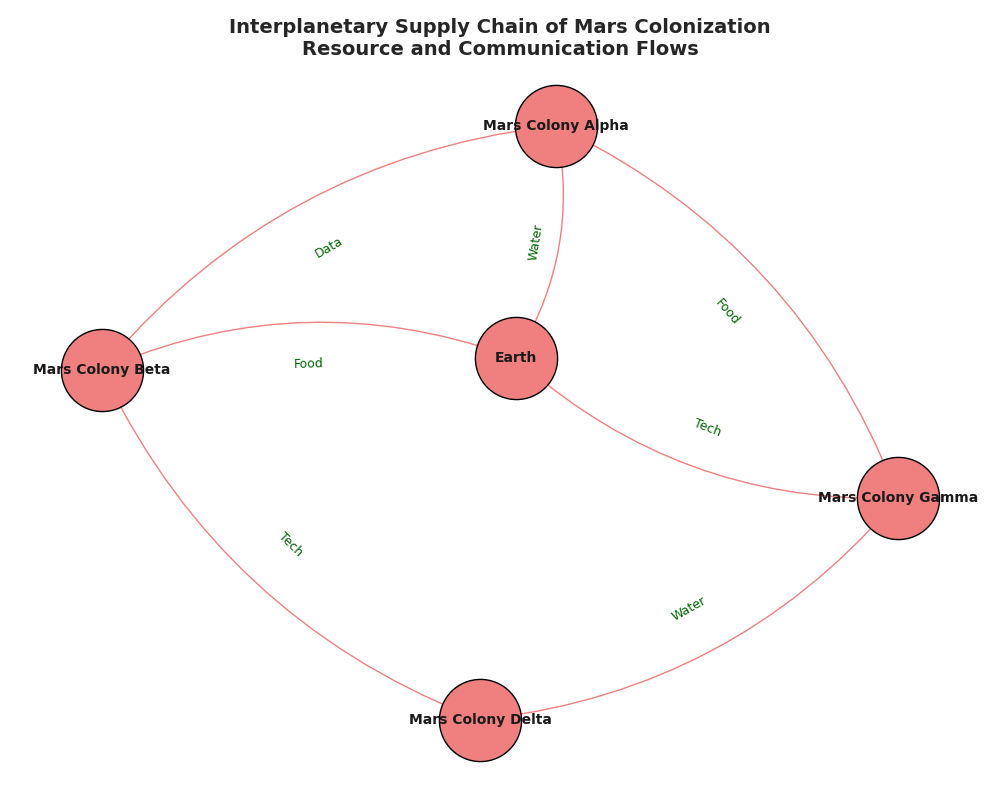

Recreate this plot in Python.
import matplotlib.pyplot as plt
import networkx as nx

# Create a directed graph
G = nx.DiGraph()

# Add nodes for Earth and Mars colonies
nodes = ["Earth", "Mars Colony Alpha", "Mars Colony Beta", "Mars Colony Gamma", "Mars Colony Delta"]
G.add_nodes_from(nodes)

# Define directed edges with resource types
edges = [
    ("Earth", "Mars Colony Alpha", "Water"),
    ("Earth", "Mars Colony Beta", "Food"),
    ("Earth", "Mars Colony Gamma", "Tech"),
    ("Mars Colony Alpha", "Mars Colony Beta", "Data"),
    ("Mars Colony Beta", "Mars Colony Delta", "Tech"),
    ("Mars Colony Delta", "Mars Colony Gamma", "Water"),
    ("Mars Colony Gamma", "Mars Colony Alpha", "Food")
]

# Add edges to the graph with resource labels
for source, target, resource in edges:
    G.add_edge(source, target, resource=resource)

# Define a spring layout for the graph
pos = nx.spring_layout(G, seed=42)

# Draw the nodes with specific styles
plt.figure(figsize=(10, 8))
nx.draw_networkx_nodes(G, pos, node_size=3500, node_color='lightcoral', edgecolors='black')

# Draw the node labels
nx.draw_networkx_labels(G, pos, font_size=10, font_weight='bold')

# Draw the edges with directional arrows
nx.draw_networkx_edges(G, pos, edgelist=G.edges(), arrowstyle='-|>', arrowsize=20, edge_color='lightcoral', connectionstyle='arc3,rad=0.2')

# Draw edge labels for resources
edge_labels = nx.get_edge_attributes(G, 'resource')
nx.draw_networkx_edge_labels(G, pos, edge_labels=edge_labels, font_size=9, font_color='darkgreen')

# Add a title to the plot
plt.title("Interplanetary Supply Chain of Mars Colonization\nResource and Communication Flows", fontsize=14, fontweight='bold')

# Remove axes
plt.axis('off')

# Adjust layout to prevent overlap
plt.tight_layout()

# Display the plot
plt.show()
